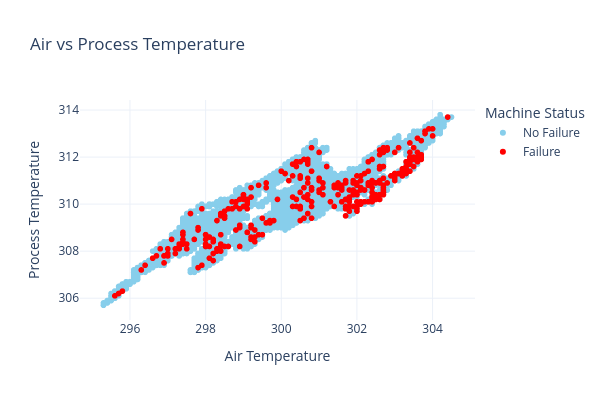

The notebook cell this image was saved under:
### Code cell
#Air Temperature vs Process Temperature
import plotly.express as px

df_plot = df_org.copy()
df_plot['target'] = df_plot['target'].map({
    0: 'No Failure',
    1: 'Failure'
})


fig = px.scatter(
    df_plot,
    x='air_temperature',
    y='process_temperature',
    color='target',
    color_discrete_map={
        'No Failure': 'skyblue',
        'Failure': 'red'
    },
    title='Air vs Process Temperature',
    labels={
        'air_temperature': 'Air Temperature',
        'process_temperature': 'Process Temperature',
        'target': 'Machine Status'
    },
    width=600,
    height=400
)


fig.update_layout(
    legend_title_text='Machine Status',
    template='plotly_white'
)

fig.show()

### Figure 1 — Plotly figure (JSON) as saved in the notebook; plotly's stock layout.template omitted (floating-point values rounded to 4 significant figures; data arrays with more than 128 entries replaced by an {"elided": "..."} marker saying what was removed)
{"data": [{"hovertemplate": "Machine Status=No Failure<br>Air Temperature=%{x}<br>Process Temperature=%{y}<extra></extra>", "legendgroup": "No Failure", "marker": {"color": "skyblue", "symbol": "circle"}, "mode": "markers", "name": "No Failure", "showlegend": true, "type": "scattergl", "x": {"elided": "9661 float values"}, "xaxis": "x", "y": {"elided": "9661 float values"}, "yaxis": "y"}, {"hovertemplate": "Machine Status=Failure<br>Air Temperature=%{x}<br>Process Temperature=%{y}<extra></extra>", "legendgroup": "Failure", "marker": {"color": "red", "symbol": "circle"}, "mode": "markers", "name": "Failure", "showlegend": true, "type": "scattergl", "x": {"elided": "339 float values"}, "xaxis": "x", "y": {"elided": "339 float values"}, "yaxis": "y"}], "layout": {"height": 400, "legend": {"title": {"text": "Machine Status"}, "tracegroupgap": 0}, "title": {"text": "Air vs Process Temperature"}, "width": 600, "xaxis": {"anchor": "y", "domain": [0, 1], "title": {"text": "Air Temperature"}}, "yaxis": {"anchor": "x", "domain": [0, 1], "title": {"text": "Process Temperature"}}}}
